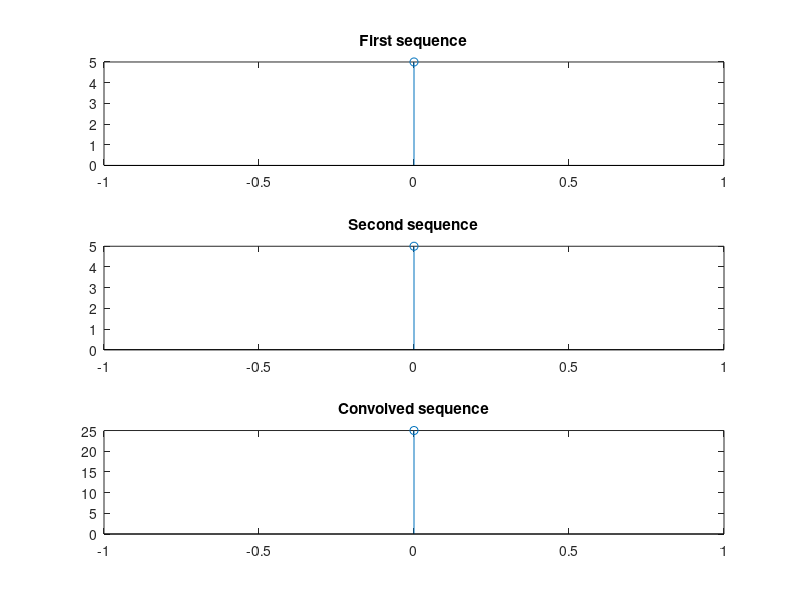

Write the MATLAB code that produced this figure.
%Circular convolution

x1=input("Enter the first sequence: ");
x2=input("Enter the second sequence: ");
L=length(x1);
M=length(x2);
N=max(L,M);
yn=cconv(x1,x2,N);
n=0:N-1;
subplot(3,1,1); stem(n,x1); title("First sequence");
subplot(3,1,2); stem(n,x2); title("Second sequence");
subplot(3,1,3); stem(n,yn); title("Convolved sequence");
